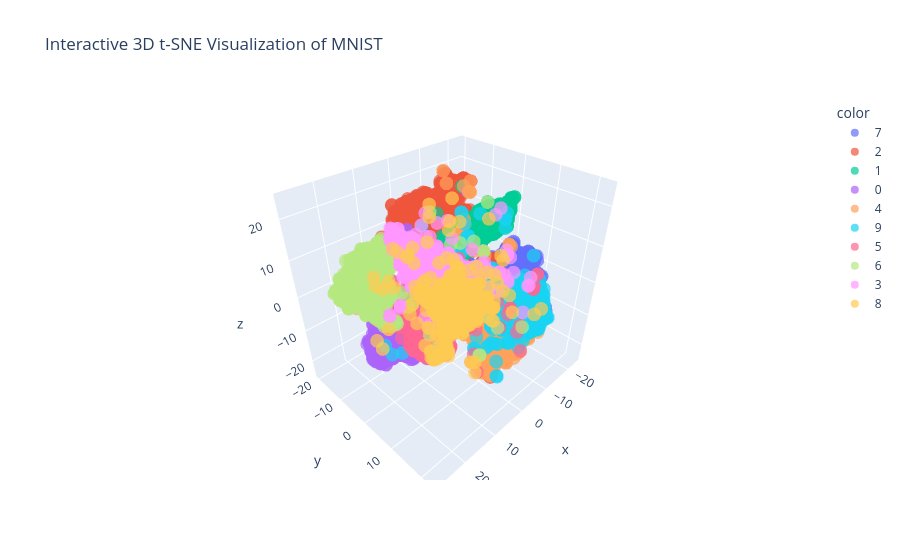

Write notebook code for a chart like this one.
### Code cell
import plotly.express as px

# Reduce to 3 dimensions instead of 2
tsne_3d = TSNE(n_components=3, perplexity=30, random_state=42)
X_tsne_3d = tsne_3d.fit_transform(X_pca)

# Create an interactive 3D plot
fig = px.scatter_3d(
    x=X_tsne_3d[:, 0], y=X_tsne_3d[:, 1], z=X_tsne_3d[:, 2],
    color=y.astype(str), opacity=0.7,
    title="Interactive 3D t-SNE Visualization of MNIST",
    color_discrete_sequence=px.colors.qualitative.Plotly
)

# This will open an interactive graph in your browser or notebook!
fig.show()

### Figure 1 — Plotly figure (JSON) as saved in the notebook; plotly's stock layout.template omitted (floating-point values rounded to 4 significant figures; data arrays with more than 128 entries replaced by an {"elided": "..."} marker saying what was removed)
{"data": [{"hovertemplate": "color=7<br>x=%{x}<br>y=%{y}<br>z=%{z}<extra></extra>", "legendgroup": "7", "marker": {"color": "#636EFA", "opacity": 0.7, "symbol": "circle"}, "mode": "markers", "name": "7", "scene": "scene", "showlegend": true, "type": "scatter3d", "x": {"elided": "1028 float values"}, "y": {"elided": "1028 float values"}, "z": {"elided": "1028 float values"}}, {"hovertemplate": "color=2<br>x=%{x}<br>y=%{y}<br>z=%{z}<extra></extra>", "legendgroup": "2", "marker": {"color": "#EF553B", "opacity": 0.7, "symbol": "circle"}, "mode": "markers", "name": "2", "scene": "scene", "showlegend": true, "type": "scatter3d", "x": {"elided": "1032 float values"}, "y": {"elided": "1032 float values"}, "z": {"elided": "1032 float values"}}, {"hovertemplate": "color=1<br>x=%{x}<br>y=%{y}<br>z=%{z}<extra></extra>", "legendgroup": "1", "marker": {"color": "#00CC96", "opacity": 0.7, "symbol": "circle"}, "mode": "markers", "name": "1", "scene": "scene", "showlegend": true, "type": "scatter3d", "x": {"elided": "1135 float values"}, "y": {"elided": "1135 float values"}, "z": {"elided": "1135 float values"}}, {"hovertemplate": "color=0<br>x=%{x}<br>y=%{y}<br>z=%{z}<extra></extra>", "legendgroup": "0", "marker": {"color": "#AB63FA", "opacity": 0.7, "symbol": "circle"}, "mode": "markers", "name": "0", "scene": "scene", "showlegend": true, "type": "scatter3d", "x": {"elided": "980 float values"}, "y": {"elided": "980 float values"}, "z": {"elided": "980 float values"}}, {"hovertemplate": "color=4<br>x=%{x}<br>y=%{y}<br>z=%{z}<extra></extra>", "legendgroup": "4", "marker": {"color": "#FFA15A", "opacity": 0.7, "symbol": "circle"}, "mode": "markers", "name": "4", "scene": "scene", "showlegend": true, "type": "scatter3d", "x": {"elided": "982 float values"}, "y": {"elided": "982 float values"}, "z": {"elided": "982 float values"}}, {"hovertemplate": "color=9<br>x=%{x}<br>y=%{y}<br>z=%{z}<extra></extra>", "legendgroup": "9", "marker": {"color": "#19D3F3", "opacity": 0.7, "symbol": "circle"}, "mode": "markers", "name": "9", "scene": "scene", "showlegend": true, "type": "scatter3d", "x": {"elided": "1009 float values"}, "y": {"elided": "1009 float values"}, "z": {"elided": "1009 float values"}}, {"hovertemplate": "color=5<br>x=%{x}<br>y=%{y}<br>z=%{z}<extra></extra>", "legendgroup": "5", "marker": {"color": "#FF6692", "opacity": 0.7, "symbol": "circle"}, "mode": "markers", "name": "5", "scene": "scene", "showlegend": true, "type": "scatter3d", "x": {"elided": "892 float values"}, "y": {"elided": "892 float values"}, "z": {"elided": "892 float values"}}, {"hovertemplate": "color=6<br>x=%{x}<br>y=%{y}<br>z=%{z}<extra></extra>", "legendgroup": "6", "marker": {"color": "#B6E880", "opacity": 0.7, "symbol": "circle"}, "mode": "markers", "name": "6", "scene": "scene", "showlegend": true, "type": "scatter3d", "x": {"elided": "958 float values"}, "y": {"elided": "958 float values"}, "z": {"elided": "958 float values"}}, {"hovertemplate": "color=3<br>x=%{x}<br>y=%{y}<br>z=%{z}<extra></extra>", "legendgroup": "3", "marker": {"color": "#FF97FF", "opacity": 0.7, "symbol": "circle"}, "mode": "markers", "name": "3", "scene": "scene", "showlegend": true, "type": "scatter3d", "x": {"elided": "1010 float values"}, "y": {"elided": "1010 float values"}, "z": {"elided": "1010 float values"}}, {"hovertemplate": "color=8<br>x=%{x}<br>y=%{y}<br>z=%{z}<extra></extra>", "legendgroup": "8", "marker": {"color": "#FECB52", "opacity": 0.7, "symbol": "circle"}, "mode": "markers", "name": "8", "scene": "scene", "showlegend": true, "type": "scatter3d", "x": {"elided": "974 float values"}, "y": {"elided": "974 float values"}, "z": {"elided": "974 float values"}}], "layout": {"legend": {"title": {"text": "color"}, "tracegroupgap": 0}, "scene": {"domain": {"x": [0, 1], "y": [0, 1]}, "xaxis": {"title": {"text": "x"}}, "yaxis": {"title": {"text": "y"}}, "zaxis": {"title": {"text": "z"}}}, "title": {"text": "Interactive 3D t-SNE Visualization of MNIST"}}}
